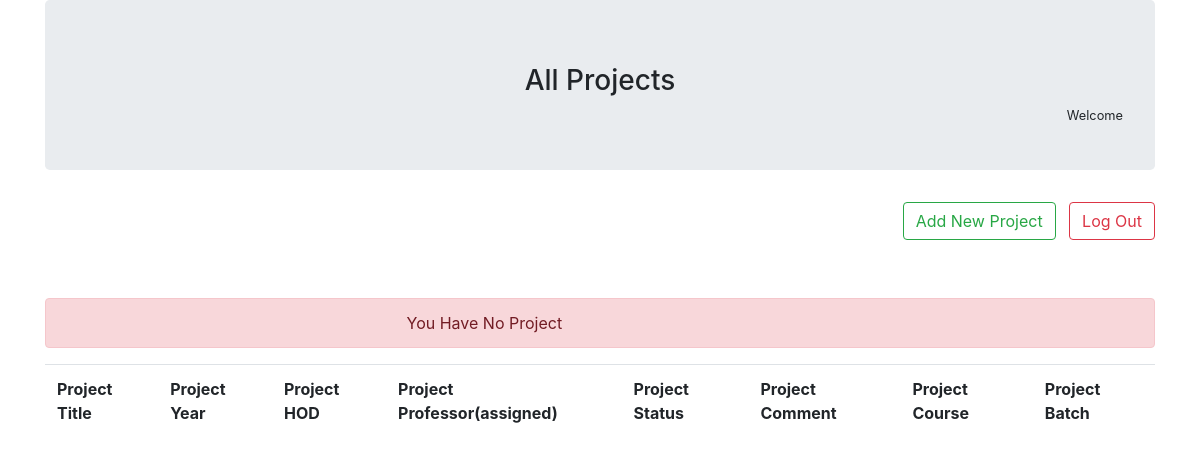
The app's page /student/all.php, older data.
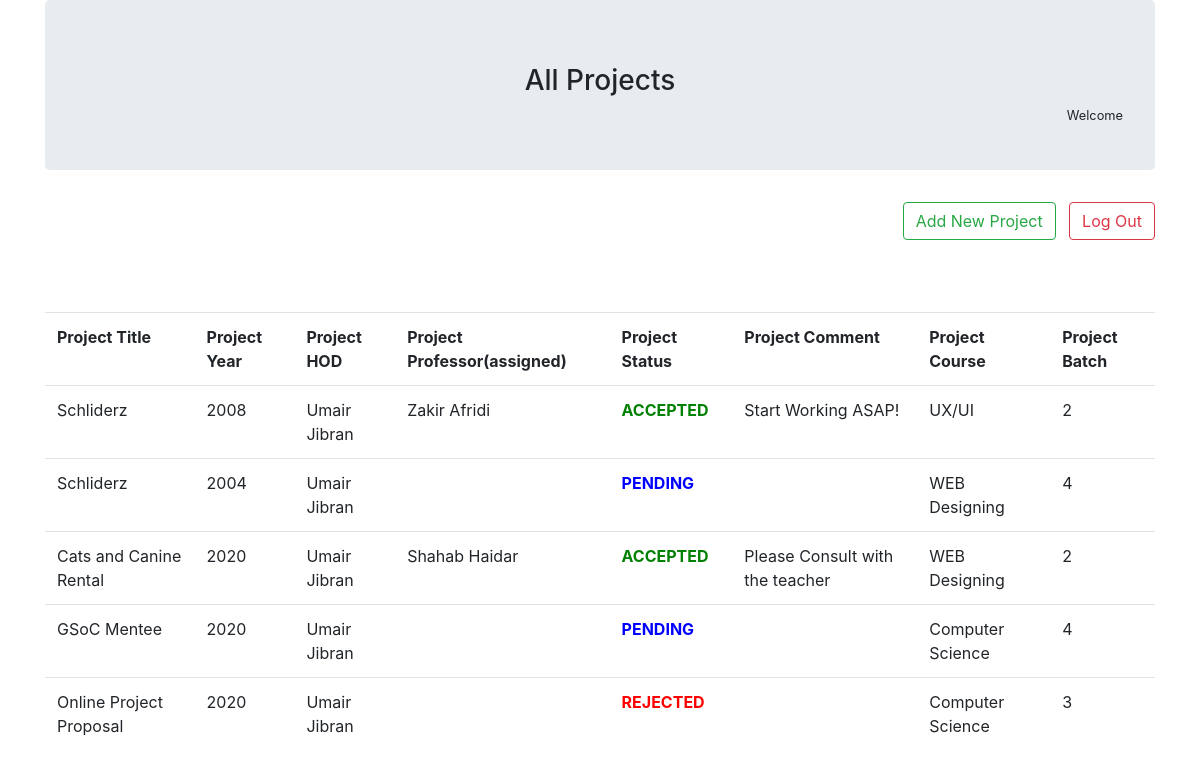
The same page, newer data.
### tables this page shows
CREATE TABLE `project_record` (
  `project_ID` int(11) NOT NULL,
  `student_ID` int(11) NOT NULL,
  `hod_ID` int(11) NOT NULL,
  `project_TITLE` varchar(50) NOT NULL,
  `project_YEAR` int(11) NOT NULL,
  `project_PROFESSOR` varchar(50) DEFAULT NULL,
  `project_BATCH` int(11) NOT NULL,
  `project_COURSE` varchar(50) NOT NULL,
  `project_COMMENT` varchar(500) DEFAULT NULL,
  `project_STATUS` tinyint(1) NOT NULL DEFAULT 0,
  `project_file` varchar(100) NOT NULL
);

CREATE TABLE `hod_record` (
  `hod_ID` int(11) NOT NULL,
  `hod_FIRST_NAME` varchar(50) NOT NULL,
  `hod_LAST_NAME` varchar(50) NOT NULL,
  `hod_EMAIL` varchar(50) NOT NULL,
  `hod_DEPT` varchar(30) NOT NULL,
  `hod_PASSWORD` varchar(50) NOT NULL
);

### student/all.php (the view, shortened to what this page needs)
<?php
    require_once('../server/connection.php');
    $stID = $_SESSION['id'];
    $sql = "SELECT `student_FIRST_NAME` , `student_LAST_NAME` FROM `student_record` WHERE `student_ID` = '${stID}'";
    $result = $conn->query($sql);
    $data = $result->fetch_assoc();
    $studentName = $data['student_FIRST_NAME'] . " " . $data['student_LAST_NAME'] ;
?>
<!DOCTYPE html>
<html lang="en">
<head>
    <link rel="stylesheet" href="../css/bootstrap.css">
    <link rel="stylesheet" href="style.css">
</head>
<body>
    <div class="container container-fluid">
        <div class="jumbotron">
            <h3 class='center'>All Projects</h3>
            <small class="right"><?php echo "Welcome " . $studentName ?></small>
        </div>
        <nav class="right">
            <form action="#" method="post">
                <input type="submit" value="Add New Project" class="btn btn-outline-success" name="add">
                <input type="submit" value="Log Out" class="btn btn-outline-danger" name="logout">
            </form><br><br><br>
        </nav>
        <table class="table">
            <tr>
                <th>Project Title</th>
                <th>Project Year</th>
                <th>Project HOD</th>
                <th>Project Professor(assigned)</th>
                <th>Project Status</th>
                <th>Project Comment</th>
                <th>Project Course</th>
                <th>Project Batch</th>
            </tr>
            <?php
                $sql = "SELECT * FROM `project_record`";
                $result = $conn->query($sql);
                $rows = $result->num_rows;
                if($rows >= 1){
                    while($data = $result->fetch_assoc()){
                        $title = $data['project_TITLE'];
                        $year = $data['project_YEAR'];
                        $hodID = $data['hod_ID'];
                        $professor = $data['project_PROFESSOR'];
                        $status = $data['project_STATUS'];
                        $comment = $data['project_COMMENT'];
                        $course = $data['project_COURSE'];
                        $batch = $data['project_BATCH'];
                        echo"
                        <tr>
                            <td>${title}</td>
                            <td>${year}</td>
                        ";
                        $sql1 = "SELECT `hod_FIRST_NAME` , `hod_LAST_NAME` FROM `hod_record` WHERE `hod_ID` = '${hodID}'";
                        $result1 = $conn->query($sql1);
                        $data1 = $result1->fetch_assoc();
                        $hodNAME = $data1['hod_FIRST_NAME'] . ' ' . $data1['hod_LAST_NAME'];
                        echo"
                            <td>${hodNAME}</td>
                            <td>${professor}</td>
                        ";
                        if($status == 0){
                            echo "<td><font color='blue'><strong>PENDING</strong></font></td>";
                        }elseif($status == 1){
                            echo "<td><font color='green'><strong>ACCEPTED</strong></font></td>";
                        }else{
                            echo "<td><font color='red'><strong>REJECTED</strong></font></td>";
                        }
                        echo"
                            <td>${comment}</td>
                            <td>${course}</td>
                            <td>${batch}</td>
                        </tr>
                        ";
                    }
                }else{
                    echo '<br><br><br><br><div class="alert alert-danger center" role="alert" >You Have No Project</div>';
                }
            ?>
        </table>
    </div>
</body>
</html>

### student/style.css (style rules this page uses)
.center { text-align: center; }
.right { float: right; }

Row changes from the older to the newer data that the page shows:
added project_record: project_TITLE "Schliderz", project_YEAR "2008", hod_ID.hod_LAST_NAME "Umair Jibran", project_PROFESSOR "Zakir Afridi", project_STATUS "ACCEPTED", project_COMMENT "Start Working ASAP!", project_COURSE "UX/UI", project_BATCH "2"
added project_record: project_TITLE "Schliderz", project_YEAR "2004", hod_ID.hod_LAST_NAME "Umair Jibran", project_STATUS "PENDING", project_COURSE "WEB Designing", project_BATCH "4"
added project_record: project_TITLE "Cats and Canine Rental", project_YEAR "2020", hod_ID.hod_LAST_NAME "Umair Jibran", project_PROFESSOR "Shahab Haidar", project_STATUS "ACCEPTED", project_COMMENT "Please Consult with the teacher", project_COURSE "WEB Designing", project_BATCH "2"
added project_record: project_TITLE "GSoC Mentee", project_YEAR "2020", hod_ID.hod_LAST_NAME "Umair Jibran", project_STATUS "PENDING", project_COURSE "Computer Science", project_BATCH "4"
added project_record: project_TITLE "Online Project Proposal", project_YEAR "2020", hod_ID.hod_LAST_NAME "Umair Jibran", project_STATUS "REJECTED", project_COURSE "Computer Science", project_BATCH "3"
Text that changed along with them:
text no longer shown: "You Have No Project"
